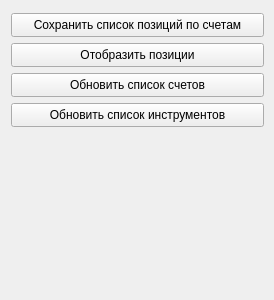
<?xml version="1.0" encoding="UTF-8"?>
<ui version="4.0">
 <class>Form</class>
 <widget class="QWidget" name="Form">
  <property name="geometry">
   <rect>
    <x>0</x>
    <y>0</y>
    <width>274</width>
    <height>300</height>
   </rect>
  </property>
  <property name="windowTitle">
   <string>Form</string>
  </property>
  <widget class="QPushButton" name="test_button">
   <property name="geometry">
    <rect>
     <x>11</x>
     <y>13</y>
     <width>253</width>
     <height>24</height>
    </rect>
   </property>
   <property name="minimumSize">
    <size>
     <width>253</width>
     <height>24</height>
    </size>
   </property>
   <property name="text">
    <string>Сохранить список позиций по счетам</string>
   </property>
  </widget>
  <widget class="QPushButton" name="load_position_data">
   <property name="geometry">
    <rect>
     <x>11</x>
     <y>43</y>
     <width>253</width>
     <height>24</height>
    </rect>
   </property>
   <property name="minimumSize">
    <size>
     <width>253</width>
     <height>24</height>
    </size>
   </property>
   <property name="text">
    <string>Отобразить позиции</string>
   </property>
  </widget>
  <widget class="QPushButton" name="update_accounts">
   <property name="geometry">
    <rect>
     <x>11</x>
     <y>73</y>
     <width>253</width>
     <height>24</height>
    </rect>
   </property>
   <property name="minimumSize">
    <size>
     <width>253</width>
     <height>24</height>
    </size>
   </property>
   <property name="text">
    <string>Обновить список счетов</string>
   </property>
  </widget>
  <widget class="QPushButton" name="update_instruments">
   <property name="geometry">
    <rect>
     <x>11</x>
     <y>103</y>
     <width>253</width>
     <height>24</height>
    </rect>
   </property>
   <property name="minimumSize">
    <size>
     <width>253</width>
     <height>24</height>
    </size>
   </property>
   <property name="text">
    <string>Обновить список инструментов</string>
   </property>
  </widget>
 </widget>
 <resources/>
 <connections/>
</ui>
